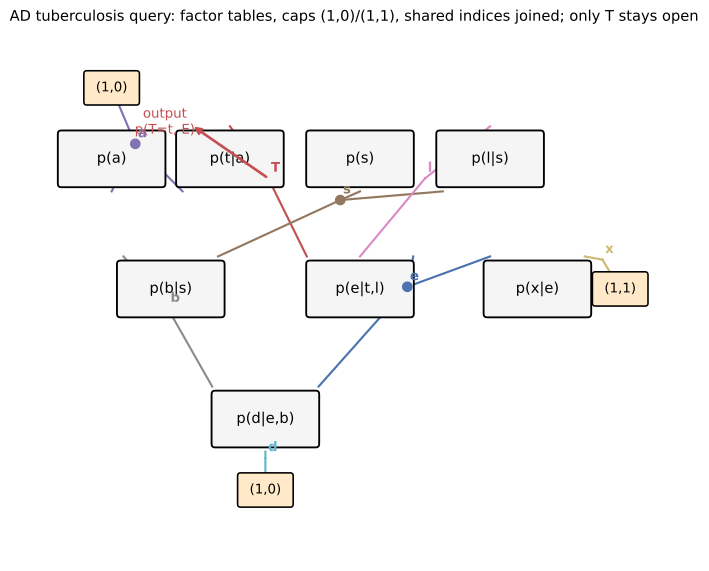

The script that saved this image:
#!/usr/bin/env python3
"""Draw the AD tuberculosis-query tensor diagram as SVG.

Eight factor boxes with one leg per variable; observations are selected by
one-hot caps ((1,0) on A and D); the X-ray index is summed by attaching
(1,1); only T remains open (output p(T=t, A=0, D=0))."""

from pathlib import Path

import matplotlib

matplotlib.use("Agg")
import matplotlib.pyplot as plt
from matplotlib.patches import FancyArrowPatch, FancyBboxPatch

ROOT = Path(__file__).resolve().parent.parent

# Factor tables, their scope (axis legs), and layout anchors (x, y).
# Variables: A=0 T=1 S=2 L=3 B=4 E=5 X=6 D=7 (legs join on shared variable).
FACTORS = [
    ("p(a)",        ["a"],  1.0, 6.4),
    ("p(t|a)",      ["t", "a"], 3.0, 6.4),
    ("p(s)",        ["s"], 5.2, 6.4),
    ("p(l|s)",      ["l", "s"], 7.4, 6.4),
    ("p(b|s)",      ["b", "s"], 2.0, 4.2),
    ("p(e|t,l)",    ["e", "l", "t"], 5.2, 4.2),
    ("p(x|e)",      ["x", "e"], 8.2, 4.2),
    ("p(d|e,b)",    ["d", "e", "b"], 3.6, 2.0),
]
CAPS = [
    ("(1,0)", "a", 1.0, 7.6),   # observed: visit to Asia
    ("(1,0)", "d", 3.6, 0.8),   # observed: dyspnoea
    ("(1,1)", "x", 9.6, 4.2),   # summed: X-ray appears in one table
]
OPEN = ("T", 1.0, 5.2)  # output arrow

LEG_POS = {
    "p(a)": {"a": (0.0, -0.55)},
    "p(t|a)": {"t": (0.0, 0.55), "a": (-0.8, -0.55)},
    "p(s)": {"s": (0.0, -0.55)},
    "p(l|s)": {"l": (0.0, 0.55), "s": (-0.8, -0.55)},
    "p(b|s)": {"b": (-0.8, 0.55), "s": (0.8, 0.55)},
    "p(e|t,l)": {"e": (0.9, 0.55), "l": (0.0, 0.55), "t": (-0.9, 0.55)},
    "p(x|e)": {"x": (0.8, 0.55), "e": (-0.8, 0.55)},
    "p(d|e,b)": {"d": (0.0, -0.55), "e": (0.9, 0.55), "b": (-0.9, 0.55)},
}
LEG_NAME = {"a": "a", "t": "T", "s": "s", "l": "l", "b": "b", "e": "e", "x": "x", "d": "d"}
COLOR = {"a": "#8172B3", "t": "#C44E52", "s": "#937860", "l": "#DA8BC3",
         "b": "#8C8C8C", "e": "#4C72B0", "x": "#CCB974", "d": "#64B5CD"}


def main():
    fig, ax = plt.subplots(figsize=(10.5, 7.2))
    ax.set_xlim(-0.6, 10.8)
    ax.set_ylim(-0.4, 8.6)
    ax.set_aspect("equal")
    ax.axis("off")

    # Variables as junction dots: gather all legs per variable.
    junctions = {}
    for name, scope, x, y in FACTORS:
        box = FancyBboxPatch((x - 0.85, y - 0.42), 1.7, 0.84,
                             boxstyle="round,pad=0.06", fc="#f5f5f5", ec="k", lw=1.4)
        ax.add_patch(box)
        ax.text(x, y, name, ha="center", va="center", fontsize=11)
        for leg in scope:
            dx, dy = LEG_POS[name][leg]
            ex, ey = x + dx, y + dy
            junctions.setdefault(leg, []).append((ex, ey))
    # Cap boxes and their legs.
    for label, leg, x, y in CAPS:
        box = FancyBboxPatch((x - 0.42, y - 0.24), 0.84, 0.48,
                             boxstyle="round,pad=0.05", fc="#ffe9c9", ec="k", lw=1.2)
        ax.add_patch(box)
        ax.text(x, y, label, ha="center", va="center", fontsize=10)
        junctions.setdefault(leg, []).append((x, y))
    # Junction dots: one shared index per variable (hyperedges with >=3 ends
    # meet at a single dot).
    centers = {}
    for leg, ends in junctions.items():
        xs = [p[0] for p in ends]
        ys = [p[1] for p in ends]
        cx, cy = sum(xs) / len(xs), sum(ys) / len(ys) + 0.22
        centers[leg] = (cx, cy)
        ax.plot(*zip(*ends, (ends[0][0], ends[0][1])), "none")  # keep order
        for ex, ey in ends:
            ax.plot([ex, cx], [ey, cy], color=COLOR[leg], lw=1.6, zorder=0)
        if len(ends) > 2:
            ax.plot([cx], [cy], "o", ms=7, color=COLOR[leg], zorder=3)
    for leg, (cx, cy) in centers.items():
        ax.annotate(LEG_NAME[leg], (cx, cy), textcoords="offset points",
                    xytext=(2, 5), fontsize=10, color=COLOR[leg], fontweight="bold")
    # Open output T.
    tx, ty = centers["t"]
    ax.annotate("", xy=(tx - 1.3, ty + 0.9), xytext=(tx, ty),
                arrowprops=dict(arrowstyle="-|>", lw=2, color=COLOR["t"]))
    ax.text(tx - 1.75, ty + 0.95, "output\np(T=t, E)", fontsize=10, color=COLOR["t"],
            ha="center", va="center")
    ax.set_title("AD tuberculosis query: factor tables, caps (1,0)/(1,1), "
                 "shared indices joined; only T stays open", fontsize=11)
    out = ROOT / "evidence" / "graphs.svg"
    fig.savefig(out, bbox_inches="tight")
    print("wrote", out)


if __name__ == "__main__":
    main()
